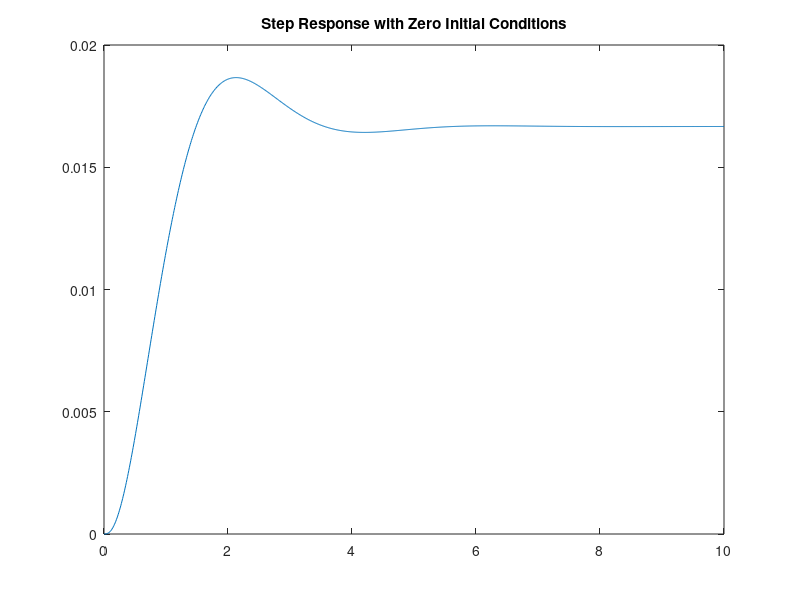

Here is the MATLAB script that generated this plot:
A = [-20 -40 -60
     1    0    0
     0    1    0];
B = [1
     0
     0];
C = [0   0   1];
D = 0;
T = 0:0.01:10;                 % simulation time = 10 seconds
U = ones(size(T));             % u = 1, a step input
sys = ss(A,B,C,D);             % construct a system model
[Y, Tsim, X] = lsim(sys,U,T);  % simulate
plot(Tsim,Y)                   % plot the output vs. time
title('Step Response with Zero Initial Conditions')